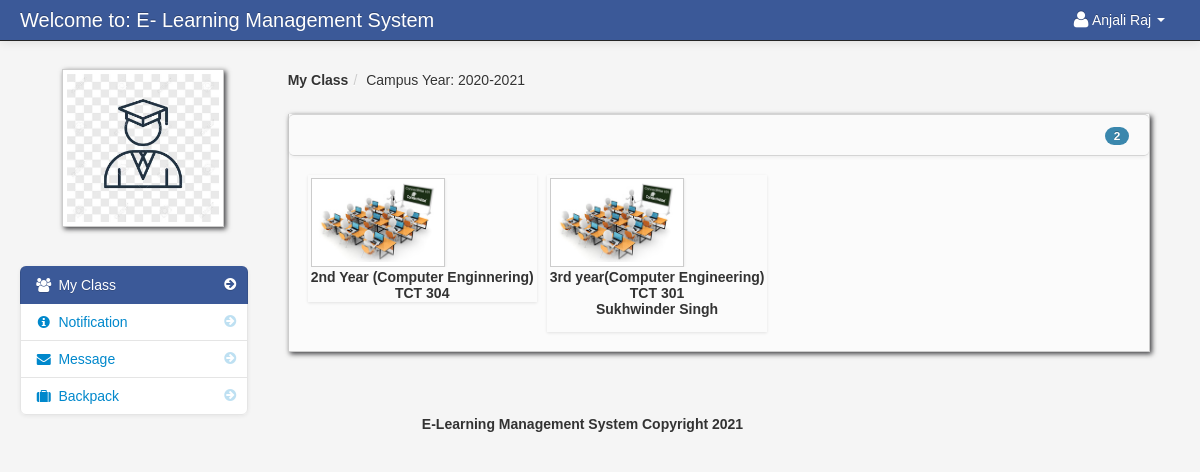
The app's page /dashboard_student.php (signed in) with its own data.
### tables this page shows
CREATE TABLE `student` (
  `student_id` int(11) NOT NULL,
  `firstname` varchar(100) NOT NULL,
  `lastname` varchar(100) NOT NULL,
  `class_id` int(11) NOT NULL,
  `username` varchar(100) NOT NULL,
  `password` varchar(100) NOT NULL,
  `location` varchar(100) NOT NULL,
  `status` varchar(100) NOT NULL
);

CREATE TABLE `school_year` (
  `school_year_id` int(11) NOT NULL,
  `school_year` varchar(100) NOT NULL
);

CREATE TABLE `teacher_class_student` (
  `teacher_class_student_id` int(11) NOT NULL,
  `teacher_class_id` int(11) NOT NULL,
  `student_id` int(11) NOT NULL,
  `teacher_id` int(11) NOT NULL
);

CREATE TABLE `teacher_class` (
  `teacher_class_id` int(11) NOT NULL,
  `teacher_id` int(11) NOT NULL,
  `class_id` int(11) NOT NULL,
  `subject_id` int(11) NOT NULL,
  `thumbnails` varchar(100) NOT NULL,
  `school_year` varchar(100) NOT NULL
);

CREATE TABLE `class` (
  `class_id` int(11) NOT NULL,
  `class_name` varchar(100) NOT NULL
);

CREATE TABLE `subject` (
  `subject_id` int(11) NOT NULL,
  `subject_code` varchar(100) NOT NULL,
  `subject_title` varchar(100) NOT NULL,
  `category` varchar(100) NOT NULL,
  `description` longtext NOT NULL,
  `unit` int(11) NOT NULL,
  `Pre_req` varchar(100) NOT NULL,
  `semester` varchar(100) NOT NULL
);

CREATE TABLE `teacher` (
  `teacher_id` int(11) NOT NULL,
  `username` varchar(100) NOT NULL,
  `password` varchar(200) NOT NULL,
  `firstname` varchar(100) NOT NULL,
  `lastname` varchar(100) NOT NULL,
  `department_id` int(11) NOT NULL,
  `location` varchar(200) NOT NULL,
  `about` varchar(500) NOT NULL,
  `teacher_status` varchar(20) NOT NULL,
  `teacher_stat` varchar(100) NOT NULL
);

### session.php (called while the page is built, shortened)
<?php
$session_id=$_SESSION['id'];
?>

### dashboard_student.php (the view, shortened to what this page needs)
<?php include('header_dashboard.php'); ?>
<?php include('session.php'); ?>
    <body>
		<?php include('navbar_student.php'); ?>
        <div class="container-fluid">
            <div class="row-fluid">
				<?php include('student_sidebar.php'); ?>
                <div class="span9" id="content">
                     <div class="row-fluid">
					     <ul class="breadcrumb">
						<?php
						$school_year_query = mysqli_query($conn,"select * from school_year order by school_year DESC")or die(mysqli_error());
						$school_year_query_row = mysqli_fetch_array($school_year_query);
						$school_year = $school_year_query_row['school_year'];
						?>
							<li><a href="#"><b>My Class</b></a><span class="divider">/</span></li>
							<li><a href="#">Campus Year: <?php echo $school_year_query_row['school_year']; ?></a></li>
						</ul>
                        <div class="block">
                            <div class="navbar navbar-inner block-header">
                                <div id="" class="muted pull-right">
									<?php $query = mysqli_query($conn,"select * from teacher_class_student
														LEFT JOIN teacher_class ON teacher_class.teacher_class_id = teacher_class_student.teacher_class_id
														LEFT JOIN class ON class.class_id = teacher_class.class_id
														LEFT JOIN subject ON subject.subject_id = teacher_class.subject_id
														LEFT JOIN teacher ON teacher.teacher_id = teacher_class.teacher_id
														where student_id = '$session_id' and school_year = '$school_year'
														")or die(mysqli_error());
														$count = mysqli_num_rows($query);
									?>
												<span class="badge badge-info"><?php echo $count; ?></span>
								</div>
                            </div>
                            <div class="block-content collapse in">
                                <div class="span12">
  										<ul	 id="da-thumbs" class="da-thumbs">
													<?php
														if ($count != '0'){
														while($row = mysqli_fetch_array($query)){
														$id = $row['teacher_class_id'];
													?>
											<li>
												<a href="my_classmates.php<?php echo '?id='.$id; ?>">
														<img src ="<?php echo $row['thumbnails'] ?>" width="124" height="140" class="img-polaroid">
												</a>
												<p class="class"><?php echo $row['class_name']; ?></p>
												<p class="subject"><?php echo $row['subject_code']; ?></p>
												<p class="subject"><?php echo $row['firstname']." ".$row['lastname']?></p>
											</li>
									<?php }}else{ ?>
									<div class="alert alert-info"><i class="icon-info-sign"></i> You are currently not enroll to your class</div>
									<?php } ?>
									</ul>
                                </div>
                            </div>
                        </div>
                    </div>
                </div>
            </div>
		<?php include('footer.php'); ?>
        </div>
		<?php include('script.php'); ?>
    </body>
</html>

### header_dashboard.php (shortened to what this page needs)
<!DOCTYPE html>
<html class="no-js">
    <head>
        <link href="admin/bootstrap/css/bootstrap.min.css" rel="stylesheet" media="screen">
        <link href="admin/bootstrap/css/bootstrap-responsive.min.css" rel="stylesheet" media="screen">
        <link href="admin/bootstrap/css/font-awesome.css" rel="stylesheet" media="screen">
        <link href="admin/bootstrap/css/my_style.css" rel="stylesheet" media="screen">
        <link href="admin/bootstrap/css/print.css" rel="stylesheet" media="print">
        <link href="admin/vendors/easypiechart/jquery.easy-pie-chart.css" rel="stylesheet" media="screen">
        <link href="admin/assets/styles.css" rel="stylesheet" media="screen">
		<link href="admin/vendors/fullcalendar/fullcalendar.css" rel="stylesheet" media="screen">
		<link href="admin/assets/DT_bootstrap.css" rel="stylesheet" media="screen">
		<link href="admin/vendors/jGrowl/jquery.jgrowl.css" rel="stylesheet" media="screen">
		<link rel="stylesheet" type="text/css" href="admin/vendors/bootstrap-wysihtml5/src/bootstrap-wysihtml5.css"></link>
		<link href="admin/vendors/jGrowl/jquery.jgrowl.css" rel="stylesheet" media="screen">
    </head>

### navbar_student.php (shortened to what this page needs)
<div class="navbar navbar-fixed-top navbar-inverse">
        <div class="navbar-inner">
            <div class="container-fluid">
                <a class="brand" href="#">Welcome to: E- Learning Management System</a>
					<div class="nav-collapse collapse">
						<ul class="nav pull-right">
							<?php $query= mysqli_query($conn,"select * from student where student_id = '$session_id'")or die(mysqli_error());
									$row = mysqli_fetch_array($query);
							?>
							<li class="dropdown">
								<a href="#" role="button" class="dropdown-toggle" data-toggle="dropdown"> <i class="icon-user icon-large"></i><?php if(isset($row['firstname'])) echo $row['firstname']." ".$row['lastname'];  ?> <i class="caret"></i></a>
							</li>
						</ul>
					</div>
            </div>
        </div>
</div>

### student_sidebar.php (shortened to what this page needs)
<div class="span3" id="sidebar">
					<img id="avatar" class="img-polaroid" src="admin/<?php echo $row['location']; ?>">
		<ul class="nav nav-list bs-docs-sidenav nav-collapse collapse">
			<li class="active"><a href="dashboard_student.php"><i class="icon-chevron-right"></i><i class="icon-group"></i>&nbsp;My Class</a></li>
			<li class="">
				<a href="student_notification.php"><i class="icon-chevron-right"></i><i class="icon-info-sign"></i>&nbsp;Notification
				</a>
			</li>
			<li class="">
			<a href="student_message.php"><i class="icon-chevron-right"></i><i class="icon-envelope-alt"></i>&nbsp;Message
			</a>
			</li>
			 <li class=""><a href="backpack.php"><i class="icon-chevron-right"></i><i class="icon-suitcase"></i>&nbsp;Backpack</a></li>
		</ul>
</div>

### footer.php
<center>
		<footer>
		<p>E-Learning Management System Copyright 2021</p>
		</footer>
</center>

### script.php (shortened to what this page needs)
	<link href="admin/vendors/datepicker.css" rel="stylesheet" media="screen">
	<link href="admin/vendors/uniform.default.css" rel="stylesheet" media="screen">
	<link href="admin/vendors/chosen.min.css" rel="stylesheet" media="screen">
<link rel="stylesheet" type="text/css" href="admin/assets//style.css" />
	<link href="admin/vendors/datepicker.css" rel="stylesheet" media="screen">

### admin/assets/styles.css (style rules this page uses)
body { padding-top: 60px; padding-bottom: 40px; background-color: #f5f5f5; }
#content { margin-left:0px; }
.breadcrumb { margin: 0 0 0px; padding: 10px 0px; background-color: transparent; }
.block { background: url("../images/pixel-60fff.png") repeat scroll 0 0 rgba(0, 0, 0, 0) !important; border: 1px solid #ccc; background: white; margin: 1em 0em; border-top: none; -webkit-box-shadow: 2px 2px 5px rgba(0, 0, 6, 0.75); -moz-box-shadow: 2px 2px 5px rgba(0, 0, 6, 0.75); box-shadow: 2px 2px 5px rgba(0, 0, 6, 0.75); }
.block-content { margin: 1em; min-height: .100em; }
.block-header { margin-bottom: 0px; border-right: none; border-left: none; -webkit-border-radius: 0px; -moz-border-radius: 0px; border-radius: 5px; }
.block-header div { padding-top: 10px; }
.bs-docs-sidenav { max-width: 228px; margin: 30px 0 0; padding: 0; background-color: #fff; -webkit-border-radius: 6px; -moz-border-radius: 6px; border-radius: 6px; -webkit-box-shadow: 0 1px 4px rgba(0,0,0,.065); -moz-box-shadow: 0 1px 4px rgba(0,0,0,.065); box-shadow: 0 1px 4px rgba(0,0,0,.065); }
.bs-docs-sidenav > li > a { display: block; width: 190px \9; margin: 0 0 -1px; padding: 8px 14px; border: 1px solid #e5e5e5; }
.bs-docs-sidenav > li:first-child > a { -webkit-border-radius: 6px 6px 0 0; -moz-border-radius: 6px 6px 0 0; border-radius: 6px 6px 0 0; }
.bs-docs-sidenav > li:last-child > a { -webkit-border-radius: 0 0 6px 6px; -moz-border-radius: 0 0 6px 6px; border-radius: 0 0 6px 6px; }
.bs-docs-sidenav > .active > a { position: relative; z-index: 2; padding: 9px 15px; border: 0; text-shadow: 0 1px 0 rgba(0,0,0,.15); -webkit-box-shadow: inset 1px 0 0 rgba(0,0,0,.1), inset -1px 0 0 rgba(0,0,0,.1); -moz-box-shadow: inset 1px 0 0 rgba(0,0,0,.1), inset -1px 0 0 rgba(0,0,0,.1); box-shadow: inset 1px 0 0 rgba(0,0,0,.1), inset -1px 0 0 rgba(0,0,0,.1); }
.bs-docs-sidenav .icon-chevron-right { float: right; margin-top: 2px; margin-right: -6px; opacity: .25; }
.bs-docs-sidenav .active .icon-chevron-right, .bs-docs-sidenav .active a:hover .icon-chevron-right { opacity: 1; }

### admin/assets/style.css (style rules this page uses)
.da-thumbs { float: left; list-style: none outside none; margin: 0; padding: 0; position: relative; }
.da-thumbs li { float: left; margin: 5px; padding: 3px; position: relative; box-shadow: 0 1px 3px rgba(0,0,0,0.1); }
.da-thumbs li a, .da-thumbs li a img { display: block; position: relative; }
.da-thumbs li a { overflow: hidden; }
.class { font-family: helvetica !important; font-weight: bold; text-align: center; }
.subject { font-family: helvetica !important; font-weight: bold; text-align: center; margin-top: -14px; }

### records on screen
student: firstname "Anjali", lastname "Raj", location (picture)
school_year: school_year "2020-2021"
teacher_class_student: teacher_class.thumbnails (picture), class.class_name "2nd Year (Computer Enginnering)", subject.subject_code "TCT 304"
teacher_class_student: teacher_class.thumbnails (picture), class.class_name "3rd year(Computer Engineering)", subject.subject_code "TCT 301", teacher.firstname "Sukhwinder", teacher.lastname "Singh"

### other values on screen
$count "2"
